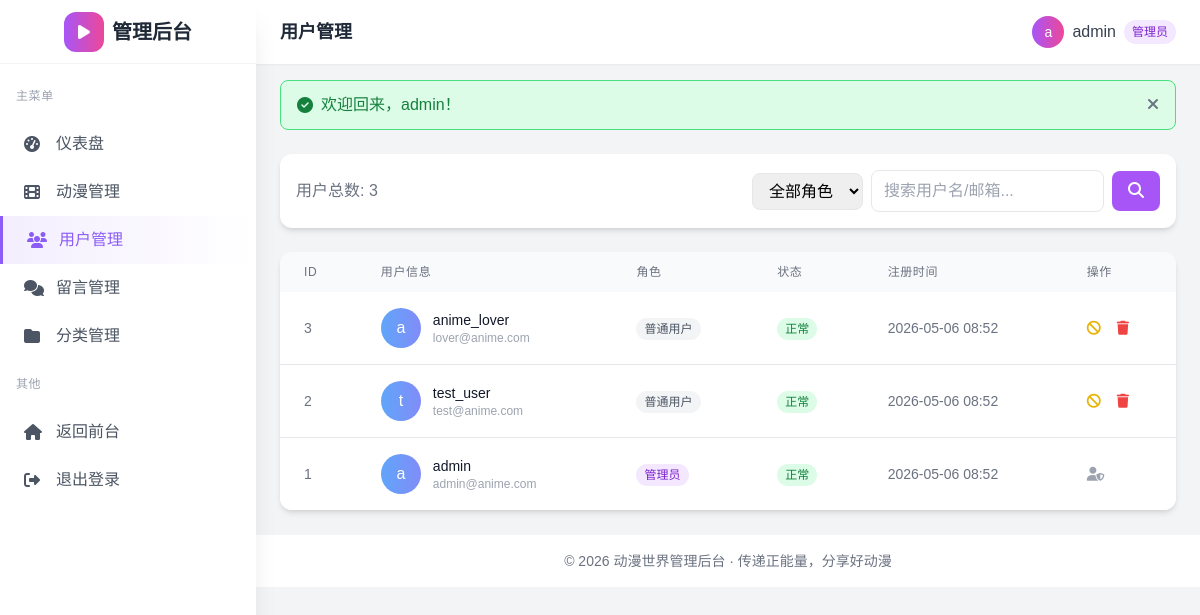
Page /backend/src/admin/users.php (signed in) on the committed database.
### tables this page shows
CREATE TABLE IF NOT EXISTS users (
    id INT AUTO_INCREMENT PRIMARY KEY,
    username VARCHAR(50) NOT NULL UNIQUE,
    password VARCHAR(255) NOT NULL,
    email VARCHAR(100) NOT NULL UNIQUE,
    avatar VARCHAR(255) DEFAULT 'default.png',
    role ENUM('user', 'admin') DEFAULT 'user',
    status TINYINT DEFAULT 1,
    created_at TIMESTAMP DEFAULT CURRENT_TIMESTAMP,
    updated_at TIMESTAMP DEFAULT CURRENT_TIMESTAMP ON UPDATE CURRENT_TIMESTAMP
);

### backend/src/includes/functions.php (called while the page is built, shortened)
<?php
function h($string) {
    return htmlspecialchars($string, ENT_QUOTES, 'UTF-8');
}
function getFlash() {
    if (isset($_SESSION['flash'])) {
        $flash = $_SESSION['flash'];
        return $flash;
    }
    return null;
}
function formatDate($date, $format = 'Y-m-d H:i') {
    return date($format, strtotime($date));
}

### backend/src/includes/auth.php (called while the page is built, shortened)
<?php
class Auth {
    public static function isLoggedIn() {
        return isset($_SESSION['logged_in']) && $_SESSION['logged_in'] === true;
    }
    public static function getCurrentUser() {
        return [
            'id' => $_SESSION['user_id'],
            'username' => $_SESSION['username'],
            'email' => $_SESSION['email'],
            'role' => $_SESSION['role'],
            'avatar' => $_SESSION['avatar'] ?? 'default.png'
        ];
    }
}

### backend/src/admin/users.php (the view, shortened to what this page needs)
<?php
require_once __DIR__ . '/../includes/functions.php';
require_once __DIR__ . '/../includes/auth.php';
$db = new Database();
$conn = $db->getConnection();
$page = isset($_GET['page']) ? max(1, intval($_GET['page'])) : 1;
$perPage = 10;
$offset = ($page - 1) * $perPage;
$search = isset($_GET['search']) ? trim($_GET['search']) : '';
$where = [];
$params = [];
$whereClause = $where ? 'WHERE ' . implode(' AND ', $where) : '';
$total = 0;
try {
    $stmt = $conn->prepare("SELECT COUNT(*) as total FROM users {$whereClause}");
    $stmt->execute($params);
    $total = $stmt->fetch()['total'];
} catch (PDOException $e) {
    error_log("[Users Error] Count: " . $e->getMessage());
}
$users = [];
try {
    $sql = "SELECT * FROM users {$whereClause} ORDER BY id DESC LIMIT {$perPage} OFFSET {$offset}";
    $stmt = $conn->prepare($sql);
    $stmt->execute($params);
    $users = $stmt->fetchAll();
} catch (PDOException $e) {
    error_log("[Users Error] List: " . $e->getMessage());
}
$pageTitle = '用户管理';
require_once 'header.php';
?>
<div class="bg-white rounded-xl shadow-md p-4 mb-6">
    <div class="flex flex-wrap items-center justify-between gap-4">
        <div class="flex items-center space-x-4">
            <span class="text-gray-500">用户总数: <?php echo $total; ?></span>
        </div>
        <form method="GET" class="flex items-center space-x-2">
            <select name="role" class="px-3 py-2 border border-gray-200 rounded-lg outline-none focus:border-purple-400">
                <option value="">全部角色</option>
            </select>
            <input type="text" name="search" value="<?php echo h($search); ?>"
                   class="px-3 py-2 border border-gray-200 rounded-lg outline-none focus:border-purple-400"
                   placeholder="搜索用户名/邮箱...">
            <button type="submit" class="bg-purple-500 text-white px-4 py-2 rounded-lg hover:bg-purple-600 transition-colors">
                <i class="fas fa-search"></i>
            </button>
        </form>
    </div>
</div>
<div class="bg-white rounded-xl shadow-md overflow-hidden">
    <div class="overflow-x-auto">
        <table class="w-full">
            <thead class="bg-gray-50">
                <tr>
                    <th class="px-6 py-3 text-left text-xs font-medium text-gray-500 uppercase tracking-wider">ID</th>
                    <th class="px-6 py-3 text-left text-xs font-medium text-gray-500 uppercase tracking-wider">用户信息</th>
                    <th class="px-6 py-3 text-left text-xs font-medium text-gray-500 uppercase tracking-wider">角色</th>
                    <th class="px-6 py-3 text-left text-xs font-medium text-gray-500 uppercase tracking-wider">状态</th>
                    <th class="px-6 py-3 text-left text-xs font-medium text-gray-500 uppercase tracking-wider">注册时间</th>
                    <th class="px-6 py-3 text-left text-xs font-medium text-gray-500 uppercase tracking-wider">操作</th>
                </tr>
            </thead>
            <tbody class="bg-white divide-y divide-gray-200">
                <?php if (empty($users)): ?>
                <tr>
                    <td colspan="6" class="px-6 py-12 text-center text-gray-500">
                        <i class="fas fa-users text-4xl text-gray-300 mb-3"></i>
                        <p>暂无用户数据</p>
                    </td>
                </tr>
                <?php else: ?>
                <?php foreach ($users as $user): ?>
                <tr class="hover:bg-gray-50">
                    <td class="px-6 py-4 whitespace-nowrap text-sm text-gray-500"><?php echo $user['id']; ?></td>
                    <td class="px-6 py-4">
                        <div class="flex items-center">
                            <div class="w-10 h-10 bg-gradient-to-r from-blue-400 to-indigo-400 rounded-full flex items-center justify-center mr-3">
                                <span class="text-white font-medium"><?php echo mb_substr($user['username'], 0, 1); ?></span>
                            </div>
                            <div>
                                <div class="text-sm font-medium text-gray-900"><?php echo h($user['username']); ?></div>
                                <div class="text-xs text-gray-400"><?php echo h($user['email']); ?></div>
                            </div>
                        </div>
                    </td>
                    <td class="px-6 py-4 whitespace-nowrap">
                        <span class="px-2 py-1 text-xs rounded-full <?php echo $user['role'] === 'admin' ? 'bg-purple-100 text-purple-700' : 'bg-gray-100 text-gray-600'; ?>">
                            <?php echo $user['role'] === 'admin' ? '管理员' : '普通用户'; ?>
                        </span>
                    </td>
                    <td class="px-6 py-4 whitespace-nowrap">
                        <span class="px-2 py-1 text-xs rounded-full <?php echo $user['status'] ? 'bg-green-100 text-green-700' : 'bg-red-100 text-red-700'; ?>">
                            <?php echo $user['status'] ? '正常' : '已禁用'; ?>
                        </span>
                    </td>
                    <td class="px-6 py-4 whitespace-nowrap text-sm text-gray-500">
                        <?php echo formatDate($user['created_at']); ?>
                    </td>
                    <td class="px-6 py-4 whitespace-nowrap text-sm">
                        <?php if ($user['id'] != $_SESSION['user_id']): ?>
                        <a href="users.php?toggle=<?php echo $user['id']; ?>"
                           class="<?php echo $user['status'] ? 'text-yellow-500 hover:text-yellow-700' : 'text-green-500 hover:text-green-700'; ?> mr-3"
                           title="<?php echo $user['status'] ? '禁用' : '启用'; ?>">
                            <i class="fas <?php echo $user['status'] ? 'fa-ban' : 'fa-check-circle'; ?>"></i>
                        </a>
                        <a href="users.php?delete=<?php echo $user['id']; ?>"
                           onclick="return confirmDelete('确定要删除用户【<?php echo h($user['username']); ?>】吗？')"
                           class="text-red-500 hover:text-red-700" title="删除">
                            <i class="fas fa-trash"></i>
                        </a>
                        <?php else: ?>
                        <span class="text-gray-400" title="当前账号">
                            <i class="fas fa-user-shield"></i>
                        </span>
                        <?php endif; ?>
                    </td>
                </tr>
                <?php endforeach; ?>
                <?php endif; ?>
            </tbody>
        </table>
    </div>
</div>
<?php require_once 'footer.php'; ?>

### backend/src/admin/header.php (shortened to what this page needs)
<?php
require_once __DIR__ . '/../includes/functions.php';
require_once __DIR__ . '/../includes/auth.php';
$currentUser = Auth::getCurrentUser();
$flash = getFlash();
$currentPage = basename($_SERVER['PHP_SELF'], '.php');
?>
<!DOCTYPE html>
<html lang="zh-CN">
<head>
    <script src="https://cdn.tailwindcss.com"></script>
    <link rel="stylesheet" href="https://cdnjs.cloudflare.com/ajax/libs/font-awesome/6.4.0/css/all.min.css">
</head>
<body class="bg-gray-100 min-h-screen flex">
    <aside class="w-64 bg-white shadow-xl fixed h-full z-20">
        <div class="h-16 flex items-center justify-center border-b border-gray-100">
            <a href="index.php" class="flex items-center space-x-2">
                <div class="w-10 h-10 bg-gradient-to-r from-purple-500 to-pink-500 rounded-xl flex items-center justify-center">
                    <i class="fas fa-play text-white"></i>
                </div>
                <span class="text-xl font-bold text-gray-800">管理后台</span>
            </a>
        </div>
        <nav class="py-6">
            <div class="px-4 mb-4">
                <p class="text-xs text-gray-400 uppercase tracking-wider">主菜单</p>
            </div>
            <a href="index.php" class="sidebar-link flex items-center px-6 py-3 text-gray-600 <?php echo $currentPage === 'index' ? 'active' : ''; ?>">
                <i class="fas fa-tachometer-alt w-5 mr-3"></i>
                <span>仪表盘</span>
            </a>
            <a href="animes.php" class="sidebar-link flex items-center px-6 py-3 text-gray-600 <?php echo $currentPage === 'animes' || $currentPage === 'anime_edit' ? 'active' : ''; ?>">
                <i class="fas fa-film w-5 mr-3"></i>
                <span>动漫管理</span>
            </a>
            <a href="users.php" class="sidebar-link flex items-center px-6 py-3 text-gray-600 <?php echo $currentPage === 'users' ? 'active' : ''; ?>">
                <i class="fas fa-users w-5 mr-3"></i>
                <span>用户管理</span>
            </a>
            <a href="messages.php" class="sidebar-link flex items-center px-6 py-3 text-gray-600 <?php echo $currentPage === 'messages' ? 'active' : ''; ?>">
                <i class="fas fa-comments w-5 mr-3"></i>
                <span>留言管理</span>
            </a>
            <a href="categories.php" class="sidebar-link flex items-center px-6 py-3 text-gray-600 <?php echo $currentPage === 'categories' ? 'active' : ''; ?>">
                <i class="fas fa-folder w-5 mr-3"></i>
                <span>分类管理</span>
            </a>
            <div class="px-4 my-4">
                <p class="text-xs text-gray-400 uppercase tracking-wider">其他</p>
            </div>
            <a href="../index.php" class="sidebar-link flex items-center px-6 py-3 text-gray-600">
                <i class="fas fa-home w-5 mr-3"></i>
                <span>返回前台</span>
            </a>
            <a href="../logout.php" class="sidebar-link flex items-center px-6 py-3 text-gray-600">
                <i class="fas fa-sign-out-alt w-5 mr-3"></i>
                <span>退出登录</span>
            </a>
        </nav>
    </aside>
    <div class="flex-1 ml-64">
        <header class="h-16 bg-white shadow-sm flex items-center justify-between px-6 sticky top-0 z-10">
            <h1 class="text-lg font-semibold text-gray-800">
                <?php echo h($pageTitle ?? '后台管理'); ?>
            </h1>
            <div class="flex items-center space-x-4">
                <div class="flex items-center space-x-2">
                    <div class="w-8 h-8 bg-gradient-to-r from-purple-500 to-pink-500 rounded-full flex items-center justify-center">
                        <span class="text-white text-sm font-medium"><?php echo mb_substr($currentUser['username'], 0, 1); ?></span>
                    </div>
                    <span class="text-gray-700"><?php echo h($currentUser['username']); ?></span>
                    <span class="bg-purple-100 text-purple-700 text-xs px-2 py-1 rounded-full">管理员</span>
                </div>
            </div>
        </header>
        <?php if ($flash): ?>
        <div class="mx-6 mt-4">
            <div class="<?php echo $flash['type'] === 'success' ? 'bg-green-100 border-green-400 text-green-700' : 'bg-red-100 border-red-400 text-red-700'; ?> border px-4 py-3 rounded-lg flex items-center justify-between">
                <div class="flex items-center">
                    <i class="fas <?php echo $flash['type'] === 'success' ? 'fa-check-circle' : 'fa-exclamation-circle'; ?> mr-2"></i>
                    <?php echo h($flash['message']); ?>
                </div>
                <button onclick="this.parentElement.parentElement.remove()" class="text-gray-500 hover:text-gray-700">
                    <i class="fas fa-times"></i>
                </button>
            </div>
        </div>
        <?php endif; ?>
        <main class="p-6">

### backend/src/admin/header.php (style rules this page uses)
body { font-family: 'Noto Sans SC', sans-serif; }
.sidebar-link { transition: all 0.2s ease; }
.sidebar-link:hover, .sidebar-link.active { background: linear-gradient(90deg, rgba(139, 92, 246, 0.1), transparent); border-left: 3px solid #8B5CF6; }
.sidebar-link.active { color: #8B5CF6; }

### rows in the picture
users: username "a", username "admin", id "1", email "admin@anime.com", role "管理员", status "正常", created_at "2026-05-06 08:52"
users: id "3", username "a", username "anime_lover", email "lover@anime.com", role "普通用户", status "正常", created_at "2026-05-06 08:52"
users: id "2", username "t", username "test_user", email "test@anime.com", role "普通用户", status "正常", created_at "2026-05-06 08:52"

### other values in the picture
$pageTitle "用户管理"
$flash['message'] "欢迎回来，admin！"
$total "3"
